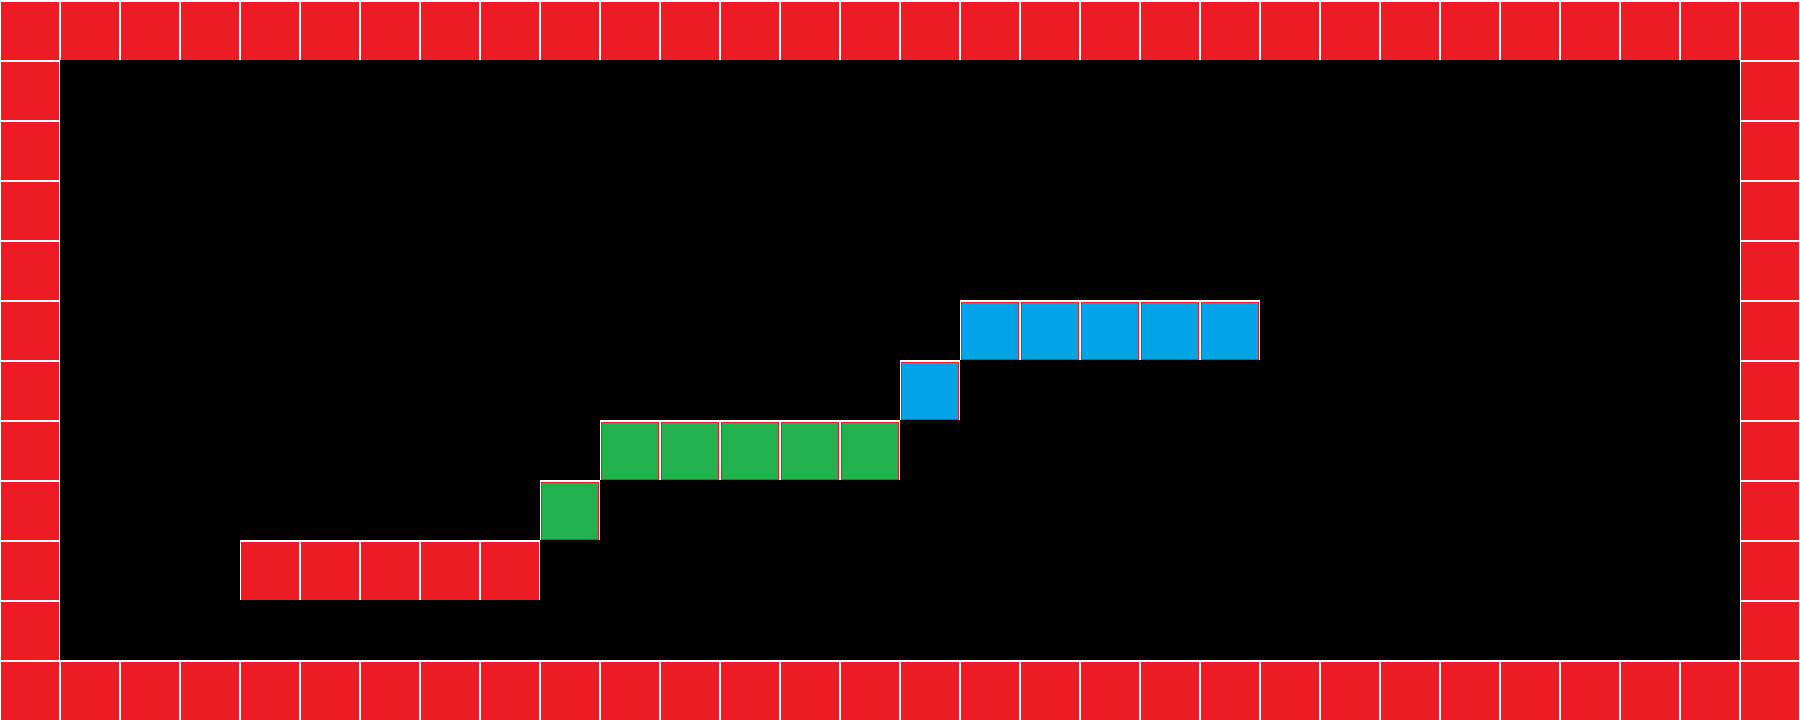

This is a level from a 2D game, rendered from its Tiled map with the project's own tilesets. A one-line summary and the map file follow, with tile-layer data summarised:
An orthogonal 30x12 tile map with 60x60 px tiles, 3 tile layers (red, green, blue).

<map version="1.0" orientation="orthogonal" renderorder="right-down" width="30" height="12" tilewidth="60" tileheight="60" nextobjectid="1">
 <tileset firstgid="1" name="pp" tilewidth="60" tileheight="60" tilecount="3">
  <image source="pp.png" width="182" height="63" />
 </tileset>
 <layer name="red" width="30" height="12">
  <data>[360 cells, 85 non-empty, 1 distinct tile ids]</data>
 </layer>
 <layer name="green" width="30" height="12">
  <data>[360 cells, 6 non-empty, 1 distinct tile ids]</data>
 </layer>
 <layer name="blue" width="30" height="12">
  <data>[360 cells, 6 non-empty, 1 distinct tile ids]</data>
 </layer>
</map>
